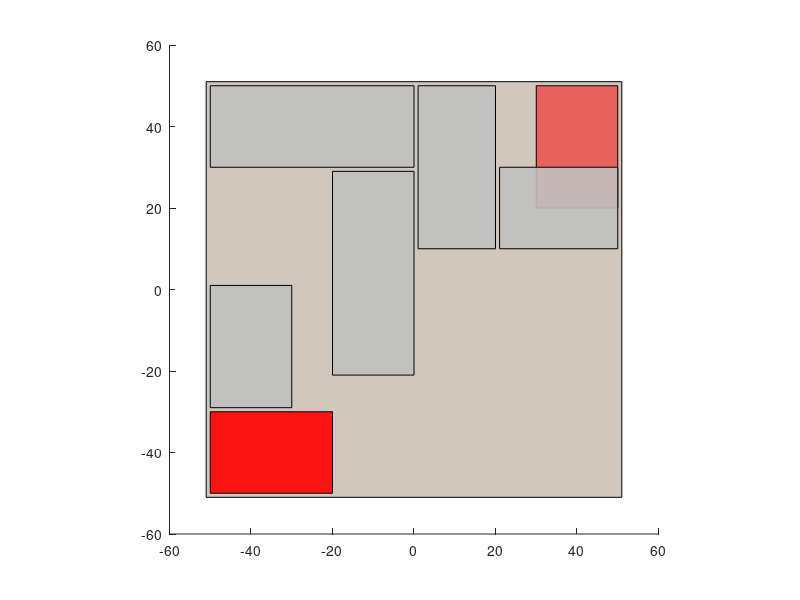

Write MATLAB code to recreate this figure.
function SlidingBlock()
    bloques = [];
    CargarDatos();

    function CargarDatos()
        figure;
        hold on;
        tableroX = [-51 -51 51 51];
        tableroY = [51 -51 -51 51];
        colorTablero = [101/255 67/255 33/255];
        colorBloque = [192/255 192/255 192/255];
        patch(tableroX, tableroY, colorTablero, 'FaceAlpha', 0.3);
        espacioRojoX = [30 30 50 50];
        espacioRojoY = [50 20 20 50];
        patch(espacioRojoX, espacioRojoY, 'r', 'FaceAlpha', 0.5);  % Espacio rojo


        x = [
            -50 -50 0 0; %1
            1 1 20 20; %2
            21 21 50 50; %3
            -20 0 0 -20; %4
            -50 -30 -30 -50; %5
            -50 -50 -20 -20; %6
        ];
        y = [
            50 30 30 50;
            50 10 10 50;
            30 10 10 30;
            29 29 -21 -21;
            -29 -29 1 1;
            -50 -30 -30 -50;
        ];

        colores = [
            192/255 192/255 192/255;  % Gris
            192/255 192/255 192/255;  % Gris
            192/255 192/255 192/255;  % Gris
            192/255 192/255 192/255;  % Gris
            192/255 192/255 192/255;  % Gris
            1 0 0;  % Rojo (Bloque principal)
        ];

        for i = 1:size(x, 1)
            h = patch(x(i, :), y(i, :), colores(i,:), 'FaceAlpha', 0.9);
            bloques = [bloques; h];
            set(h, 'ButtonDownFcn', @(src, event) IniciarAccion(src, event, i));
            centroX = mean(x(i, :));
            centroY = mean(y(i, :));
            %text(centroX, centroY, num2str(i), 'HorizontalAlignment', 'center', 'VerticalAlignment', 'middle', 'FontSize', 12, 'Color', 'w', 'FontWeight', 'bold');
        end
                daspect([1,1,1]);
    end

    function IniciarAccion(h, ~, indiceBloque)
        disp(['Bloque ' num2str(indiceBloque) ' seleccionado']);
        pt = get(gca, 'CurrentPoint');
        clicX = pt(1, 1);
        clicY = pt(1, 2);

        vertsX = get(h, 'XData');
        vertsY = get(h, 'YData');
        centroX = mean(vertsX);
        centroY = mean(vertsY);

        if strcmp(get(gcf, 'SelectionType'), 'normal')
            if abs(clicX - centroX) > abs(clicY - centroY)
                if clicX < centroX
                    moverBloque(h, 'Izquierda');
                else
                    moverBloque(h, 'Derecha');
                end
            else
                if clicY < centroY
                    moverBloque(h, 'Abajo');
                else
                    moverBloque(h, 'Arriba');
                end
            end
        elseif strcmp(get(gcf, 'SelectionType'), 'alt')
            RotarBloque(h);
        end
    end

    function moverBloque(h, direccion)
        while true
            if ~IntentarMover(h, direccion)
                break;
            end
        end
    end

    function exito = IntentarMover(h, direccion)
        exito = false;
        tiempo=1;
        pasoMovimiento = 1;

        vertsX = get(h, 'XData');
        vertsY = get(h, 'YData');

        switch direccion
            case 'Izquierda'
                nuevoX = vertsX - pasoMovimiento;
                nuevoY = vertsY;
            case 'Derecha'
                nuevoX = vertsX + pasoMovimiento;
                nuevoY = vertsY;
            case 'Arriba'
                nuevoX = vertsX;
                nuevoY = vertsY + pasoMovimiento;
            case 'Abajo'
                nuevoX = vertsX;
                nuevoY = vertsY - pasoMovimiento;
            otherwise
                return;
        end

        if ~VerificarSuperposicion(nuevoX, nuevoY, h) && DentroDeTablero(nuevoX, nuevoY)
            set(h, 'XData', nuevoX);
            set(h, 'YData', nuevoY);
            exito = true;
        end
        drawnow;
    end

    function RotarBloque(h)
        vertsXOriginal=get(h, 'XData');;
        vertsYOriginal=get(h, 'YData');;
        angulo = pi/2;
        listaAngulos=linspace(0,angulo,100);
        dAngulo=listaAngulos(2)-listaAngulos(1);
        for j=1:length(listaAngulos) - 1
          vertsX = get(h, 'XData');
          vertsY = get(h, 'YData');
          vertsComplex = vertsX + 1i * vertsY;
          centroComplejo = mean(vertsComplex);
          vertsRotados = (vertsComplex - centroComplejo) * (cos(dAngulo)+i*sin(dAngulo)) + centroComplejo;
          nuevosVertsX = real(vertsRotados);
          nuevosVertsY = imag(vertsRotados);
          if ~VerificarSuperposicion(nuevosVertsX, nuevosVertsY, h) && DentroDeTablero(nuevosVertsX, nuevosVertsY)
            set(h, 'XData', nuevosVertsX);
            set(h, 'YData', nuevosVertsY);
          else
            set(h, 'XData', vertsXOriginal);
            set(h, 'YData', vertsYOriginal);
            disp('Interseccion detectada. No se puede rotar.');
            break;
          end
          drawnow;
        endfor
    end

    function superposicion = VerificarSuperposicion(nuevosVertX, nuevosVertY, bloqueActual)
        superposicion = false;
        for i = 1:length(bloques)
            if bloques(i) ~= bloqueActual
                vertX_otro = get(bloques(i), 'XData');
                vertY_otro = get(bloques(i), 'YData');

                if PoligonosSuperpuestos(nuevosVertX, nuevosVertY, vertX_otro, vertY_otro)
                    superposicion = true;
                    return;
                end
            end
        end
    end

    function resultado = PoligonosSuperpuestos(vertX1, vertY1, vertX2, vertY2)
        resultado = false;
        if any(inpolygon(vertX1, vertY1, vertX2, vertY2)) || any(inpolygon(vertX2, vertY2, vertX1, vertY1))
            resultado = true;
        end
    end

    function dentro = DentroDeTablero(vertX, vertY)
        dentro = all(vertX >= -50 & vertX <= 50) && all(vertY >= -50 & vertY <= 50);
    end
end

